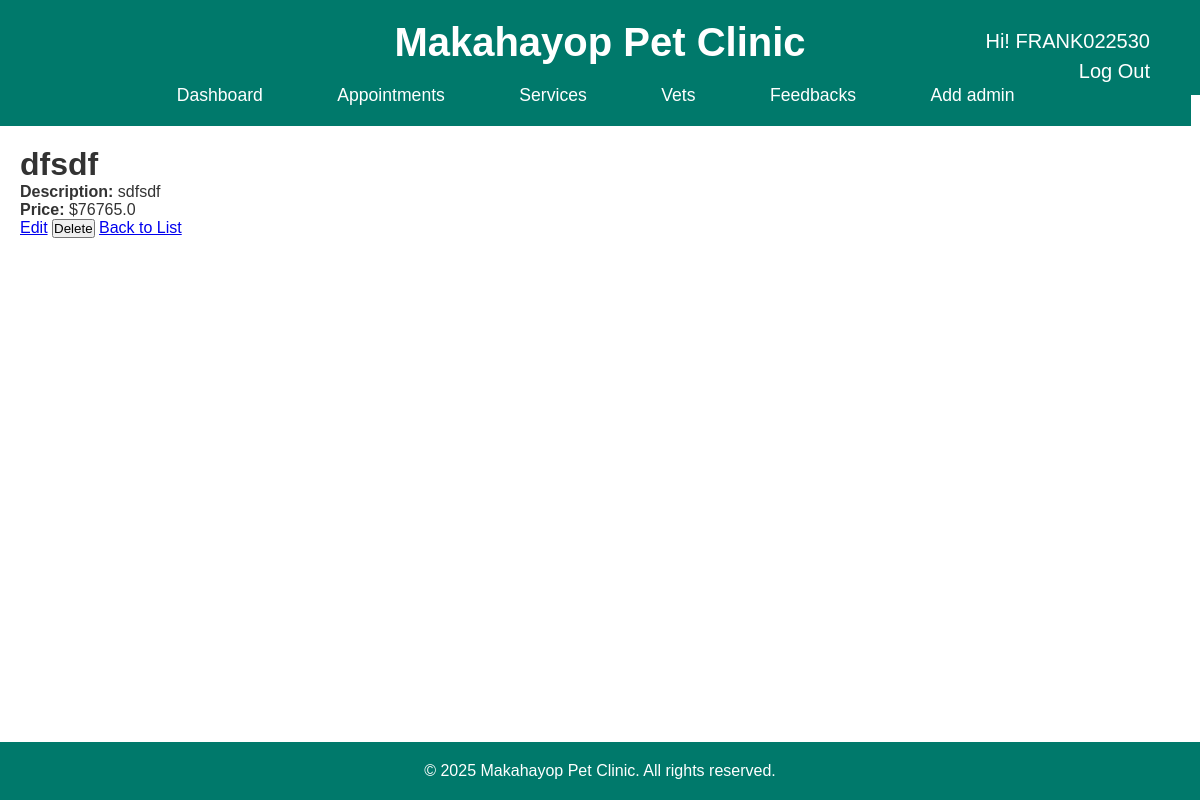
The page /services/1/ (signed in) on the database as committed earlier.
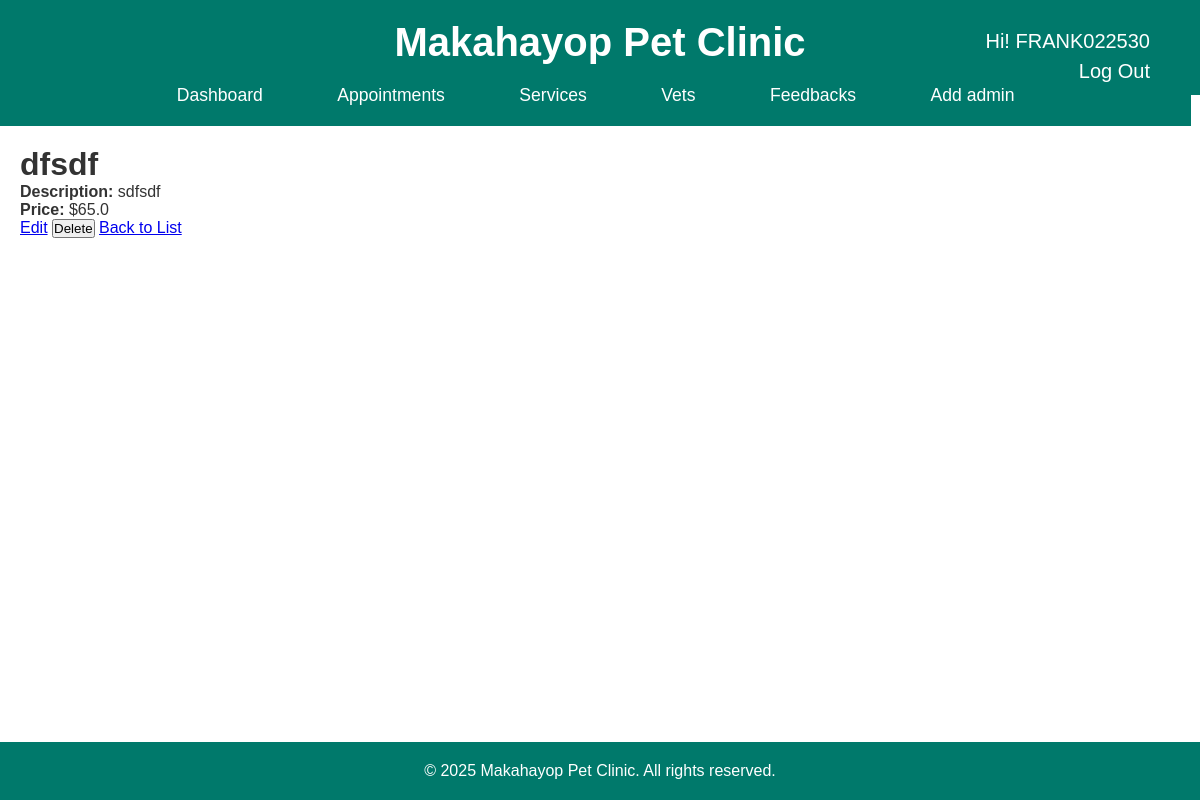
The same page on the database as committed later.
### makahayopclinic/models.py (models this page shows, shortened)
class Service(models.Model):
    name = models.CharField(max_length=100)
    description = models.TextField()
    price = models.FloatField()
    image = models.ImageField(upload_to='images/', blank=True, null=True)  # Fixed upload path

### makahayopclinic/views.py (the view)
# urls.py: path('services/<int:pk>/', views.service_detail, name='service_detail'),
@login_required
def service_detail(request, pk):
    service = get_object_or_404(Service, pk=pk)
    return render(request, 'services/service_detail.html', {'service': service})

### makahayopclinic/templates/services/service_detail.html (shortened to what this page needs)
{% extends 'base.html' %}
{% load static %}
{% block content %}
{% include 'header.html' %}
<h1>{{ service.name }}</h1>
<p><strong>Description:</strong> {{ service.description }}</p>
<p><strong>Price:</strong> ${{ service.price }}</p>
<a href="{% url 'service_update' service.pk %}">Edit</a>
<form action="{% url 'service_delete' service.pk %}" method="post" style="display:inline;">
    <button type="submit">Delete</button>
</form>
<a href="{% url 'service_list' %}">Back to List</a>
{% endblock %}

Rows that differ between the two databases and show on the page:
changed Service "dfsdf": price "76765.0" → "65.0"
